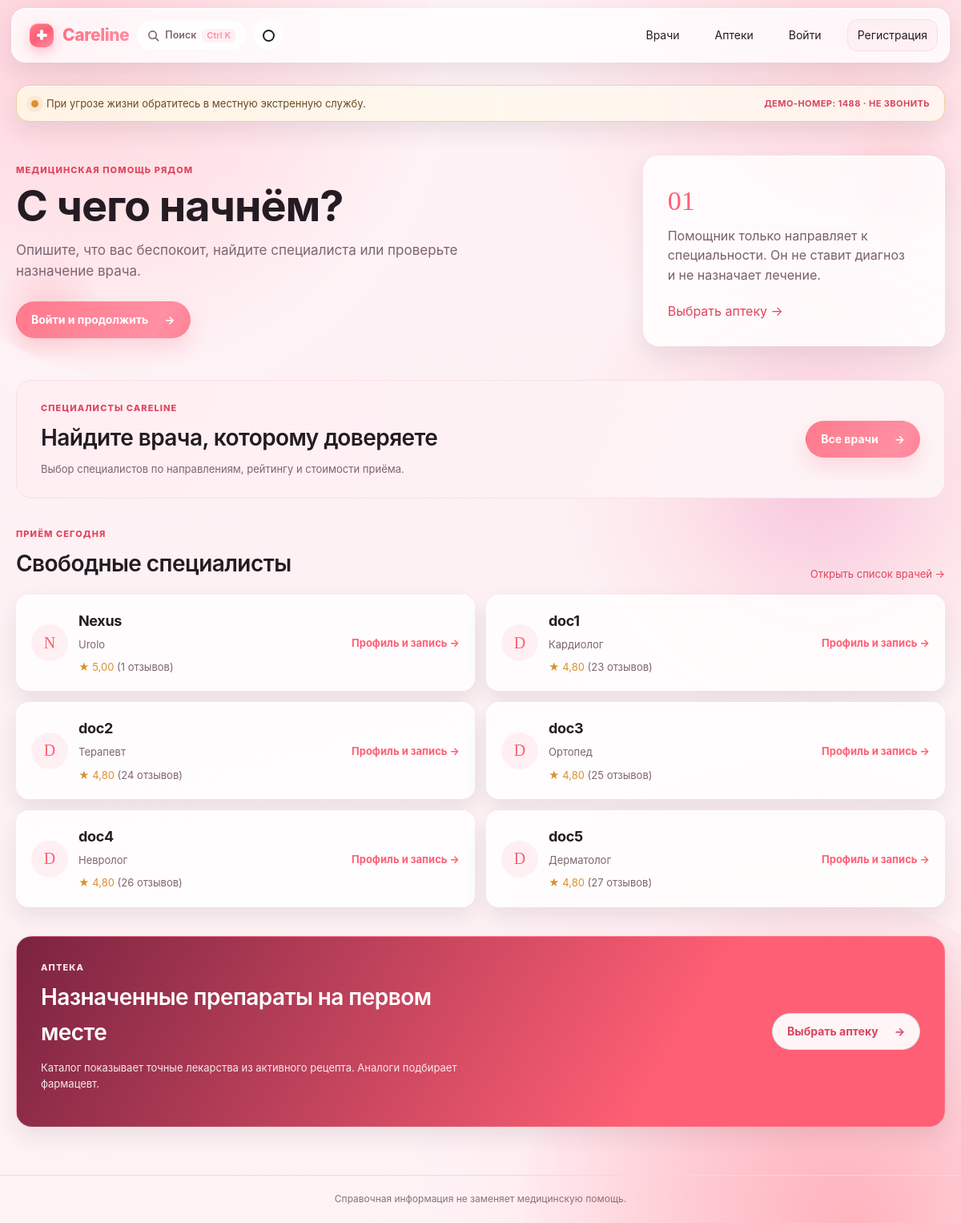
The page / on the database its author committed.
### myapp/models.py (models this page shows, shortened)
class DoctorProfile(models.Model):
	class Status(models.TextChoices):
		FREE = 'FREE', 'Свободен'
		BUSY = 'BUSY', 'Занят'
		OFFLINE = 'OFFLINE', 'Не в сети'
		VACATION = 'VACATION', 'В отпуске'
		EMERGENCY = 'EMERGENCY', 'Экстренный вызов'
	user = models.OneToOneField(User, on_delete=models.CASCADE, related_name='doctor_profile')
	specialty = models.CharField(max_length=100, blank=True, default='')
	specialties = models.JSONField(default=list, blank=True)
	consultation_price = models.DecimalField(max_digits=8, decimal_places=2, default=1200.00)
	status = models.CharField(max_length=20, choices=Status.choices, default=Status.OFFLINE)
	rating = models.DecimalField(max_digits=3, decimal_places=2, default=0)
	reviews_count = models.PositiveIntegerField(default=0)
	def get_full_name(self):
		return self.user.get_full_name() or self.user.username

### myapp/views.py (the view, shortened to what this page needs)
# urls.py: path('', HomeView.as_view(), name='home'),
class HomeView(View):
	def get(self, request):
		doctors = DoctorProfile.objects.filter(status=DoctorProfile.Status.FREE).order_by('-rating')[:6]
		context = {'doctors': doctors}
		return render(request, 'myapp/home.html', context)

### myapp/templates/myapp/home.html (shortened to what this page needs)
{% extends 'myapp/base.html' %}
{% block content %}
    <section class="urgent-strip">
        <span class="urgent-dot"></span>
        <p>При угрозе жизни обратитесь в местную экстренную службу.</p>
        <span class="demo-number">ДЕМО-НОМЕР: 1488 · НЕ ЗВОНИТЬ</span>
    </section>
    <section class="welcome-grid">
        <div class="welcome-copy">
            <p class="eyebrow">МЕДИЦИНСКАЯ ПОМОЩЬ РЯДОМ</p>
            <h1>С чего начнём?</h1>
            <p class="intro">Опишите, что вас беспокоит, найдите специалиста или проверьте назначение врача.</p>
            {% if user.is_authenticated %}
                <a class="button" href="{% url 'assistant' %}">Подобрать специальность <span>→</span></a>
            {% else %}
                <a class="button" href="{% url 'login' %}?next={% url 'assistant' %}">Войти и продолжить <span>→</span></a>
            {% endif %}
        </div>
        <div class="welcome-aside">
            <span class="aside-number">01</span>
            <p>Помощник только направляет к специальности. Он не ставит диагноз и не назначает лечение.</p>
            <a href="{% url 'pharmacy_directory' %}">Выбрать аптеку →</a>
        </div>
    </section>
    <section class="specialist-banner">
        <div>
            <p class="eyebrow">СПЕЦИАЛИСТЫ CARELINE</p>
            <h2>Найдите врача, которому доверяете</h2>
            <p class="muted">Выбор специалистов по направлениям, рейтингу и стоимости приёма.</p>
        </div>
        <a class="button" href="{% url 'doctor_directory' %}">Все врачи <span>→</span></a>
    </section>
    <section class="section" id="doctors">
        <div class="section-heading">
            <div><p class="eyebrow">ПРИЁМ СЕГОДНЯ</p><h2>Свободные специалисты</h2></div>
            <a class="text-link" href="{% url 'doctor_directory' %}">Открыть список врачей →</a>
        </div>
        <div class="doctor-grid">
            {% for doctor in doctors %}
                <a class="doctor-row doctor-row-link" href="{% url 'doctor_detail' doctor.pk %}" aria-label="Открыть профиль {{ doctor.get_full_name }}: отзывы и запись на приём">
                    <div class="doctor-avatar">{{ doctor.get_full_name|slice:':1'|upper }}</div>
                    <div class="doctor-info">
                        <h3>{{ doctor.get_full_name }}</h3>
                        <p>{{ doctor.specialty }}</p>
                        <span class="rating">★ {{ doctor.rating }} <span class="muted">({{ doctor.reviews_count }} отзывов)</span></span>
                    </div>
                    <span class="doctor-row-action">Профиль и запись <span aria-hidden="true">→</span></span>
                </a>
            {% empty %}
                <p class="empty">Сейчас свободных специалистов нет. Попробуйте позже.</p>
            {% endfor %}
        </div>
    </section>
    <section class="section pharmacy-band">
        <div><p class="eyebrow">АПТЕКА</p><h2>Назначенные препараты на первом месте</h2><p class="muted">Каталог показывает точные лекарства из активного рецепта. Аналоги подбирает фармацевт.</p></div>
        <a class="button button-light" href="{% url 'pharmacy_directory' %}">Выбрать аптеку <span>→</span></a>
    </section>
{% endblock %}

### myapp/templates/myapp/base.html (shortened to what this page needs)
{% load static %}
<!doctype html>
<html lang="ru">
<head>
    <link rel="stylesheet" href="{% static 'myapp/style.css' %}?v=20261003-card-3">
    <link rel="stylesheet" href="{% static 'myapp/refresh.css' %}?v=20261003-card-3">
    <link rel="stylesheet" href="{% static 'myapp/motion.css' %}?v=20261003-card-3">
    <link rel="stylesheet" href="{% static 'myapp/macos.css' %}?v=20261003-card-4">
</head>
<body>
    <header class="topbar">
        <div class="topbar-left">
            <a class="brand" href="{% url 'home' %}"><span class="brand-mark">+</span> Careline</a>
            <button class="search-open" type="button" aria-label="Поиск по сайту">
                <svg width="15" height="15" viewBox="0 0 16 16" fill="none" aria-hidden="true"><circle cx="7" cy="7" r="5" stroke="currentColor" stroke-width="1.7"/><path d="M10.8 10.8L14.5 14.5" stroke="currentColor" stroke-width="1.7" stroke-linecap="round"/></svg>
                <span>Поиск</span>
                <kbd>Ctrl K</kbd>
            </button>
            <button class="theme-toggle" type="button" aria-label="Переключить светлую и тёмную тему" title="Светлая / тёмная тема">
                <span class="theme-toggle-glyph" aria-hidden="true"></span>
            </button>
        </div>
        <nav class="navigation" id="primary-navigation">
            <a href="{% url 'doctor_directory' %}">Врачи</a>
            <a href="{% url 'pharmacy_directory' %}">Аптеки</a>
            {% if user.is_authenticated %}
                {% if user.medical_profile.primary_role == 'DOCTOR' %}
                    <a href="{% url 'doctor_portal' %}">Кабинет врача</a>
                {% else %}
                    <a href="{% url 'message_inbox' %}">Сообщения</a>
                {% endif %}
                <a class="cart-nav-link" href="{% url 'cart' %}">
                    <span>Корзина</span>
                    {% with cart_count=user.shopping_cart_items.count %}
                        {% if cart_count %}<span class="cart-count" aria-label="Позиций в корзине: {{ cart_count }}">{{ cart_count }}</span>{% endif %}
                    {% endwith %}
                </a>
                <a href="{% url 'profile' %}">Профиль</a>
                <form method="post" action="{% url 'logout' %}">
                    {% csrf_token %}
                    <button class="link-button" type="submit">Выйти</button>
                </form>
            {% else %}
                <a href="{% url 'login' %}">Войти</a>
                <a class="nav-register" href="{% url 'register' %}">Регистрация</a>
            {% endif %}
        </nav>
    </header>
    <main class="container {% if user.is_authenticated and user.medical_profile.primary_role == 'DOCTOR' %}doctor-theme{% endif %}">
        {% block content %}{% endblock %}
    </main>
    <footer class="footer">Справочная информация не заменяет медицинскую помощь.</footer>
</body>
</html>

### myapp/static/myapp/refresh.css (style rules this page uses)
:root { --ink: #3a2a31; --muted: #866a73; --paper: #fdf4f6; --line: #f2e3e8; --green: #ff8fa3; --green-dark: #e0455d; --mint: #fff0f3; --soft: #fff1f3; --amber: #d3932e; --red: #e0455d; --sky: #ffeef2; --shadow: 0 20px 48px rgba(58, 40, 48, .095); --navy: #4a2437; --blue: #ff5f74; }
body { background-color: #fdf4f6; background-image: repeating-linear-gradient(135deg, rgba(255, 95, 116, .025) 0 1px, transparent 1px 18px), linear-gradient(125deg, #fff9f5 0%, #fff1f4 54%, #fdeff3 100%); color: var(--ink); font-family: "Trebuchet MS", "Segoe UI", sans-serif; }
.topbar { width: min(1240px, calc(100% - 28px)); min-height: 68px; margin: 10px auto 0; padding: 8px 14px 8px 22px; border: 1px solid rgba(211,224,237,.9); border-radius: 21px; background: rgba(255,255,255,.83); box-shadow: 0 12px 32px rgba(74, 44, 54,.1); backdrop-filter: blur(18px) saturate(1.2); }
.brand { color: var(--navy); }
.brand-mark { background: linear-gradient(145deg, #ff7a8c, #ff5f74, #ff8fa3); background-size: 220% 220%; animation: color-drift 9s ease-in-out infinite; box-shadow: 0 8px 18px rgba(255, 95, 116,.22); }
.navigation a { display: inline-flex; min-height: 40px; align-items: center; gap: 8px; padding: 8px 12px; border-radius: 13px; transition: color .2s ease, background .2s ease, transform .2s cubic-bezier(.2,.8,.2,1); }
.nav-register { border-color: #f8dde3; background: #ffeef2; }
.container > section, .directory-shell, .form-section, .profile-panel, .cart-group, .empty-cart, .medicine-card, .doctor-row, .doctor-card, .pharmacy-card, .review-section, .pharmacy-hero, .conversation-page, .appointment-page, .prescription-section { animation: care-rise .48s cubic-bezier(.2,.7,.2,1) both; }
.button { border-color: transparent; background: linear-gradient(115deg, #ff7a8c, #ff8fa3, #ff5f74, #e0455d); background-size: 240% 240%; animation: color-drift 10s ease-in-out infinite; box-shadow: 0 12px 25px rgba(255, 95, 116,.19); transition: transform .24s cubic-bezier(.2,.8,.2,1), box-shadow .24s ease, filter .24s ease; }
.button-light { border-color: #cddfe6; background: #fff4f6; color: #d9455e; box-shadow: none; }
.pharmacy-band { background: linear-gradient(120deg, #7a2340 0%, #ff5f74 22%, #ff5f74 48%, #ff8fa3 72%, #ff9fb1 100%); background-size: 320% 320%; animation: color-drift 7s ease-in-out infinite; }
.specialist-banner { border-color: #f9dfe6; background: linear-gradient(112deg, #ffeef2 0%, #fdf4f6 42%, #fff1f3 76%, #fdeef1); background-size: 230% 230%; animation: color-drift 17s ease-in-out infinite; }
.footer { color: #8b7078; border-top-color: #d8e3e9; }
.doctor-row-link { color: var(--ink); text-decoration: none; }
.doctor-row-action { flex: 0 0 auto; color: #ff5f74; font-size: 13px; font-weight: 750; }
.eyebrow { color: #e0455d; }
.doctor-avatar { background: linear-gradient(135deg,#ffeef2,#fff1f3); color: #ff5f74; }

### rows shown on the page
DoctorProfile: get_full_name "N", get_full_name "Nexus", specialty "Urolo", rating "5,00", reviews_count "1"
DoctorProfile: get_full_name "D", get_full_name "doc1", specialty "Кардиолог", rating "4,80", reviews_count "23"
DoctorProfile: get_full_name "D", get_full_name "doc2", specialty "Терапевт", rating "4,80", reviews_count "24"
DoctorProfile: get_full_name "D", get_full_name "doc3", specialty "Ортопед", rating "4,80", reviews_count "25"
DoctorProfile: get_full_name "D", get_full_name "doc4", specialty "Невролог", rating "4,80", reviews_count "26"
DoctorProfile: get_full_name "D", get_full_name "doc5", specialty "Дерматолог", rating "4,80", reviews_count "27"
